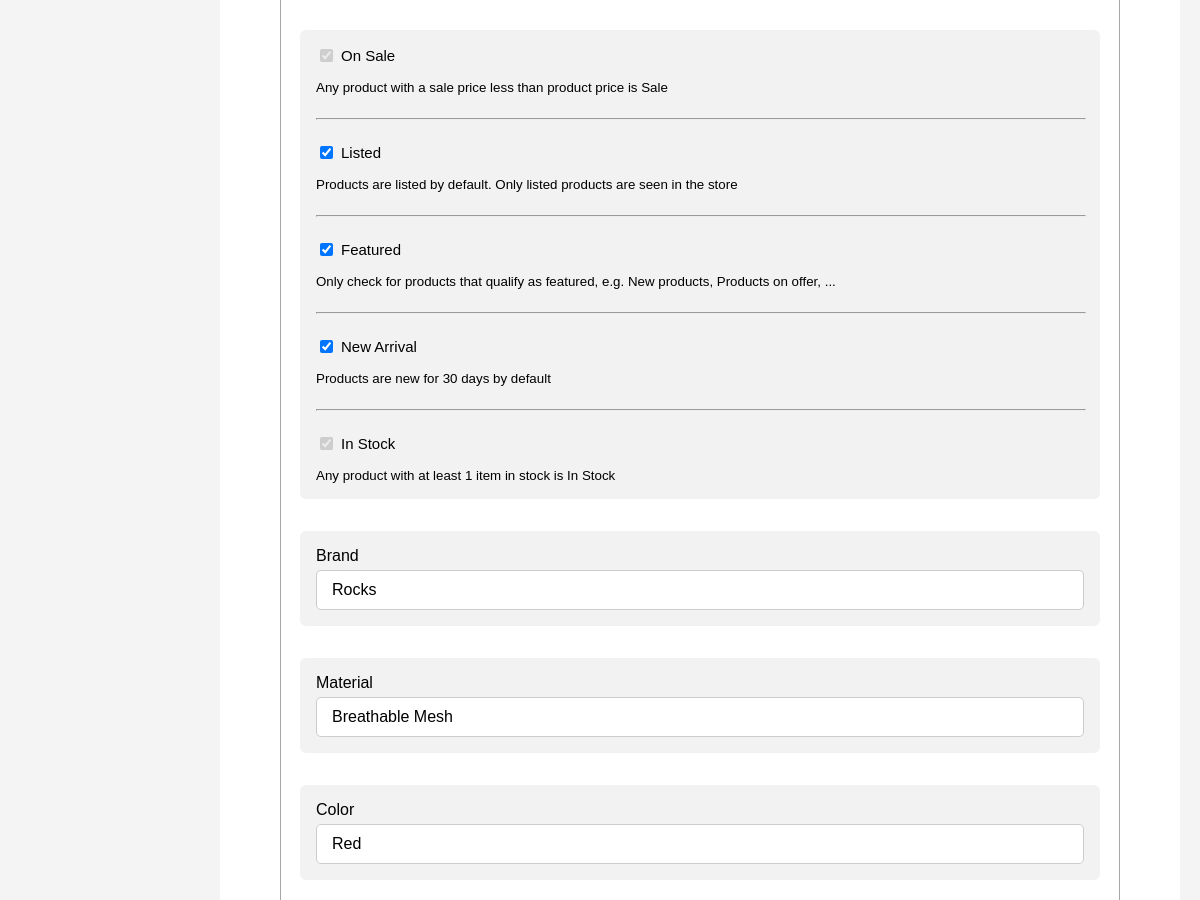
The page /myadmin/product/update/nike-flex/ (middle part) on the database as committed earlier.
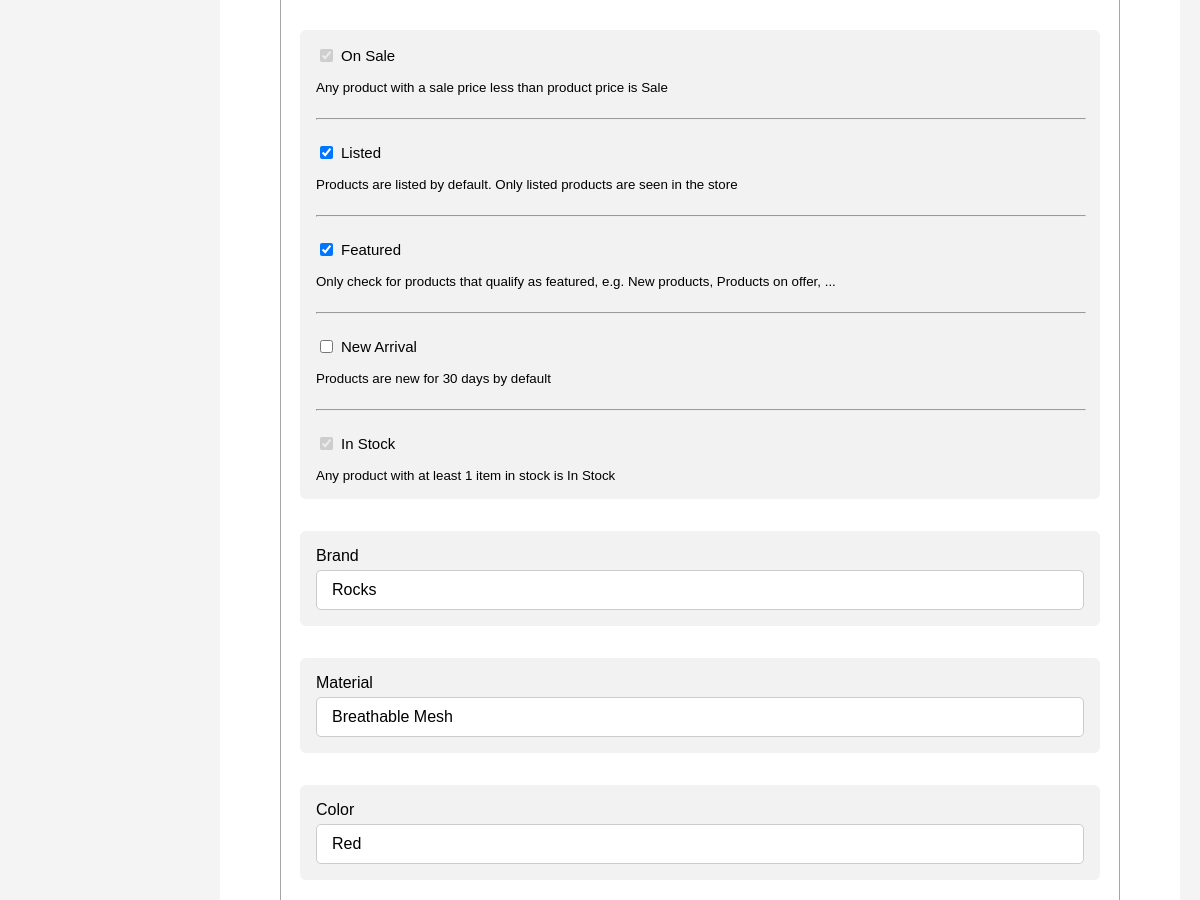
The same page on the database as committed later.
### store/models.py (models this page shows, shortened)
class Product(models.Model):
    category = models.ForeignKey(Category, on_delete=models.CASCADE, related_name='products', blank=True, null=True)
    name = models.CharField(max_length=255, verbose_name='Product Name')
    slug = models.SlugField(unique=True, blank=True)
    price = models.DecimalField(max_digits=12, decimal_places=2)
    image =  models.ImageField(upload_to='uploads/products', null=True, blank=True)
    description = models.TextField(verbose_name='Product Description', blank=True, null=True)
    key_words = models.CharField(max_length=255, blank=True, null=True)
    is_sale = models.BooleanField(default=False)
    sale_price = models.DecimalField(max_digits=12, decimal_places=2, null=True, blank=True)
    discount = models.DecimalField(default=0, max_digits=9, decimal_places=2, null=True, blank=True)
    percentage_discount = models.DecimalField(default=0, max_digits=5, decimal_places=0, null=True, blank=True)
    is_listed = models.BooleanField(default=True)
    is_featured = models.BooleanField(default=False)
    is_new = models.BooleanField(default=True)
    in_stock = models.BooleanField(default=True)
    stock_quantity = models.IntegerField(default=1)
    brand = models.CharField(max_length=255, blank=True, null=True)
    material = models.CharField(max_length=255, blank=True, null=True)
    color = models.CharField(max_length=255, blank=True)
    size = models.CharField(max_length=255, blank=True)
    created_at = models.DateTimeField(auto_now_add=True)

### myadmin/views.py (the view)
# urls.py: path('product/update/<str:slug>/', views.update_product, name='update_product'),
def update_product(request, slug):
    product = get_object_or_404(Product, slug=slug)
    if request.method == 'POST':
        form = ProductForm(request.POST, request.FILES, instance=product)
        thumbnails = request.FILES.getlist('thumbnails')
        if form.is_valid():
            product = form.save()  # Save the updated product info
            for thumb in thumbnails:
                Thumbnail.objects.create(product=product, thumbnail=thumb)
            return redirect('stock_management')
    else:
        form = ProductForm(instance=product)
    category_form = CategoryForm()  # for the popup modal
    context = {
        'form': form,
        'category_form': category_form,
        'product': product,
    }
    return render(request, 'myadmin/forms/update-product.html', context)

### myadmin/forms.py
class ProductForm(forms.ModelForm):
    class Meta:
        model = Product
        fields = [
            'category', 'name', 'price', 'sale_price', 'description', 'key_words',
            'image', 'stock_quantity', 'brand', 'material', 'color', 'size',
            'is_listed', 'is_featured', 'is_new'
        ]
        widgets = {
            'description': forms.Textarea(attrs={'rows': 4}),
            'color': forms.TextInput(attrs={'placeholder': 'e.g. Black, White'}),
            'size': forms.TextInput(attrs={'placeholder': 'e.g. M, L, XL'}),
        }

class CategoryForm(forms.ModelForm):
    parent = TreeNodeChoiceField(queryset=Category.objects.all(), required=False)
    class Meta:
        model = Category
        fields = [
            'name', 'parent', 'key_words', 'description', 'image'
        ]
        widgets = {
            'description': forms.Textarea(attrs={'rows': 3}),
        }

### cart/context_processors.py (called while the page is built)
def cart(request):
    return {'cart': Cart(request)}

### main/context_processors.py (called while the page is built)
def categories_processor(request):
    categories = Category.objects.filter(parent__isnull=True).prefetch_related("children")
    return {'categories': categories,}

### myadmin/templates/myadmin/forms/update-product.html (shortened to what this page needs)
{% extends 'myadmin/partials/base.html' %}
{% block content %}
<div class="add-product-form-container">
<form method="POST" action="{% url 'update_product' product.slug %}" enctype="multipart/form-data" class="custom-form">
    <div class="form-group checkbox-group">
        <label><input type="checkbox" name="is_sale" {% if product.is_sale %} checked {% endif %} disabled>
            On Sale</label>
        <small>Any product with a sale price less than product price is Sale</small>
        <hr style="width: 100%;">
        <label><input type="checkbox" name="is_listed" {% if product.is_listed %}checked{% endif %}>
            Listed</label>
        <small>Products are listed by default. Only listed products are seen in the store</small>
        <hr style="width: 100%;">
        <label><input type="checkbox" name="is_featured" {% if product.is_featured %}checked{% endif %}>
            Featured</label>
        <small>Only check for products that qualify as featured, e.g. New products, Products on offer, ...</small>
        <hr style="width: 100%;">
        <label><input type="checkbox" name="is_new" {% if product.is_new %}checked{% endif %}> New
            Arrival</label>
        <small>Products are new for 30 days by default</small>
        <hr style="width: 100%;">
        <label><input type="checkbox" name="in_stock" {% if product.in_stock %}checked{% endif %} disabled> In
            Stock</label>
        <small>Any product with at least 1 item in stock is In Stock</small>
    </div>
    <div class="form-group">
        <label for="brand">Brand</label>
        <input type="text" name="brand" id="brand" class="custom-input"
            value="{{ form.brand.value|default_if_none:'' }}" placeholder="e.g. Nike, Adidas">
    </div>
    <div class="form-group">
        <label for="material">Material</label>
        <input type="text" name="material" id="material" class="custom-input"
            value="{{ form.material.value|default_if_none:'' }}" placeholder="e.g. Leather, Rubber">
    </div>
    <div class="form-group">
        <label for="color">Color</label>
        <input type="text" name="color" id="color" class="custom-input"
            value="{{ form.color.value|default_if_none:'' }}" placeholder='e.g. Black, White'>
    </div>
</form>
</div>
{% endblock content %}

Rows that differ between the two databases and show on the page:
changed Product "Rocks": is_new "☑" → "☐"
